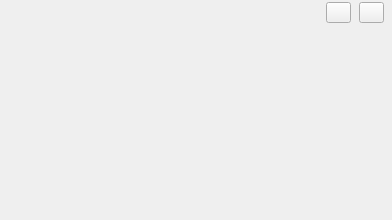
<?xml version="1.0" encoding="UTF-8"?>
<ui version="4.0">
 <class>LayerCommonWidget</class>
 <widget class="QWidget" name="LayerCommonWidget">
  <property name="geometry">
   <rect>
    <x>0</x>
    <y>0</y>
    <width>392</width>
    <height>220</height>
   </rect>
  </property>
  <property name="sizePolicy">
   <sizepolicy hsizetype="Expanding" vsizetype="Fixed">
    <horstretch>0</horstretch>
    <verstretch>0</verstretch>
   </sizepolicy>
  </property>
  <property name="minimumSize">
   <size>
    <width>0</width>
    <height>220</height>
   </size>
  </property>
  <property name="maximumSize">
   <size>
    <width>16777215</width>
    <height>220</height>
   </size>
  </property>
  <property name="windowTitle">
   <string notr="true"/>
  </property>
  <layout class="QVBoxLayout" name="verticalLayout_2">
   <property name="spacing">
    <number>0</number>
   </property>
   <property name="leftMargin">
    <number>0</number>
   </property>
   <property name="topMargin">
    <number>0</number>
   </property>
   <property name="rightMargin">
    <number>0</number>
   </property>
   <property name="bottomMargin">
    <number>0</number>
   </property>
   <item>
    <layout class="QVBoxLayout" name="verticalLayout">
     <property name="spacing">
      <number>0</number>
     </property>
     <property name="topMargin">
      <number>2</number>
     </property>
     <property name="rightMargin">
      <number>0</number>
     </property>
     <item>
      <layout class="QHBoxLayout" name="horizontalLayout">
       <property name="spacing">
        <number>8</number>
       </property>
       <property name="topMargin">
        <number>0</number>
       </property>
       <property name="rightMargin">
        <number>8</number>
       </property>
       <property name="bottomMargin">
        <number>0</number>
       </property>
       <item>
        <spacer name="horizontalSpacer_2">
         <property name="orientation">
          <enum>Qt::Horizontal</enum>
         </property>
         <property name="sizeHint" stdset="0">
          <size>
           <width>0</width>
           <height>0</height>
          </size>
         </property>
        </spacer>
       </item>
       <item>
        <widget class="QPushButton" name="btnZoomOut">
         <property name="sizePolicy">
          <sizepolicy hsizetype="Fixed" vsizetype="Fixed">
           <horstretch>0</horstretch>
           <verstretch>0</verstretch>
          </sizepolicy>
         </property>
         <property name="minimumSize">
          <size>
           <width>25</width>
           <height>21</height>
          </size>
         </property>
         <property name="maximumSize">
          <size>
           <width>25</width>
           <height>21</height>
          </size>
         </property>
         <property name="text">
          <string notr="true"/>
         </property>
         <property name="iconSize">
          <size>
           <width>12</width>
           <height>12</height>
          </size>
         </property>
        </widget>
       </item>
       <item>
        <widget class="QPushButton" name="btnZoomIn">
         <property name="sizePolicy">
          <sizepolicy hsizetype="Fixed" vsizetype="Fixed">
           <horstretch>0</horstretch>
           <verstretch>0</verstretch>
          </sizepolicy>
         </property>
         <property name="minimumSize">
          <size>
           <width>25</width>
           <height>21</height>
          </size>
         </property>
         <property name="maximumSize">
          <size>
           <width>25</width>
           <height>21</height>
          </size>
         </property>
         <property name="text">
          <string notr="true"/>
         </property>
         <property name="iconSize">
          <size>
           <width>12</width>
           <height>12</height>
          </size>
         </property>
        </widget>
       </item>
      </layout>
     </item>
     <item>
      <spacer name="horizontalSpacer">
       <property name="orientation">
        <enum>Qt::Horizontal</enum>
       </property>
       <property name="sizeHint" stdset="0">
        <size>
         <width>0</width>
         <height>0</height>
        </size>
       </property>
      </spacer>
     </item>
    </layout>
   </item>
   <item>
    <spacer name="verticalSpacer">
     <property name="orientation">
      <enum>Qt::Vertical</enum>
     </property>
     <property name="sizeHint" stdset="0">
      <size>
       <width>0</width>
       <height>0</height>
      </size>
     </property>
    </spacer>
   </item>
  </layout>
 </widget>
 <resources/>
 <connections/>
</ui>
